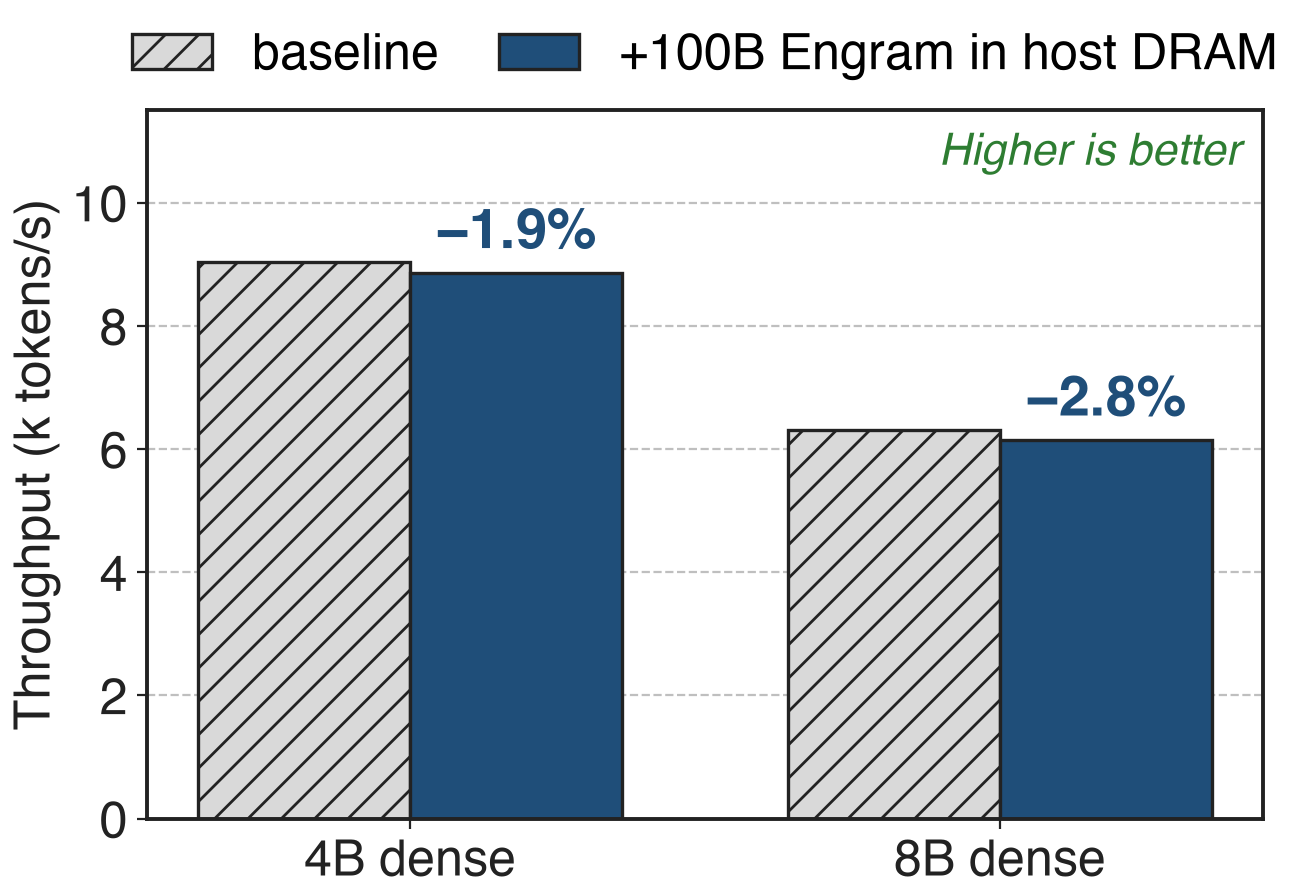

The Python source for this figure:
"""engram_offload: Engram paper (arXiv 2601.07372) sec. 6.4, Table 4: inference throughput with a 100B-parameter
Engram table entirely in host DRAM (H800, nano-vLLM, 512 sequences, length U(100, 1024)).
Not a DeepEP measurement. Drops: 4B 1.9% (derived), 8B 2.8% (quoted in the paper)."""
import sys, pathlib
sys.path.insert(0, str(pathlib.Path(__file__).resolve().parents[3] / "scripts"))
import slidechart as sc

groups = ["4B dense", "8B dense"]
base = [9031.62, 6315.52]
off = [8858.28, 6140.02]

sc.setup()
fig, ax = sc.figure("right")
sc.grouped(ax, groups, ["baseline", "+100B Engram in host DRAM"], [[b / 1000 for b in base], [o / 1000 for o in off]],
           ours=1, width=0.72)
ax.set_ylabel("Throughput (k tokens/s)")
ax.set_ylim(0, 11.5)
for g, (b, o) in enumerate(zip(base, off)):
    drop = (1 - o / b) * 100
    ax.text(g + 0.18, o / 1000 + 0.25, f"−{drop:.1f}%", ha="center", va="bottom", fontsize=20, fontweight="bold",
            color=sc.ACCENT)
sc.better(ax, "Higher is better", "upper right")
sc.save(fig, __file__)
